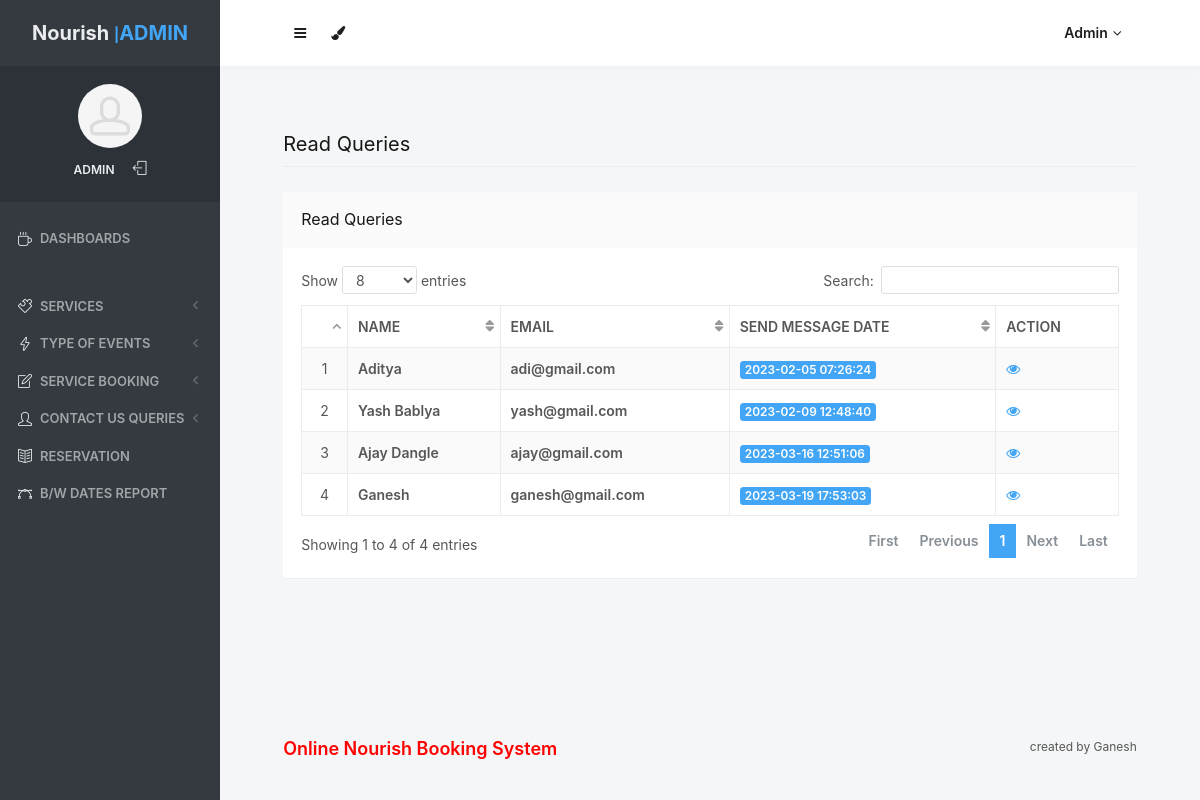
Screenshot of /admin/read-queries.php (signed in) with the database file from the repository.
### tables this page shows
CREATE TABLE `tblcontact` (
  `ID` int(10) NOT NULL,
  `Name` varchar(200) DEFAULT NULL,
  `Email` varchar(200) DEFAULT NULL,
  `Message` mediumtext DEFAULT NULL,
  `EnquiryDate` timestamp NOT NULL DEFAULT current_timestamp(),
  `IsRead` int(5) DEFAULT NULL
);

### admin/read-queries.php (the view, shortened to what this page needs)
<?php
include('includes/dbconnection.php');
if (strlen($_SESSION['odmsaid']==0)) {
  header('location:logout.php');
  } else{
  ?>
<!doctype html>
<html lang="en" class="no-focus">
    <head>
        <link rel="stylesheet" href="assets/js/plugins/datatables/dataTables.bootstrap4.min.css">
        <link rel="stylesheet" id="css-main" href="assets/css/codebase.min.css">
    </head>
    <body>
        <div id="page-container" class="sidebar-o sidebar-inverse side-scroll page-header-fixed main-content-narrow">
           <?php include_once('includes/sidebar.php');?>
          <?php include_once('includes/header.php');?>
            <main id="main-container">
                <div class="content">
                    <h2 class="content-heading">Read Queries</h2>
                    <div class="block">
                        <div class="block-header block-header-default">
                            <h3 class="block-title">Read Queries</h3>
                        </div>
                        <div class="block-content block-content-full">
                            <table class="table table-bordered table-striped table-vcenter js-dataTable-full-pagination">
                                <thead>
                                    <tr>
                                        <th class="text-center"></th>
                                        <th class="d-none d-sm-table-cell">Name</th>
                                        <th class="d-none d-sm-table-cell">Email</th>
                                        <th class="d-none d-sm-table-cell">Send Message Date</th>
                                        <th class="d-none d-sm-table-cell" style="width: 15%;">Action</th>
                                       </tr>
                                </thead>
                                <tbody>
                                    <?php
$sql="SELECT * from tblcontact where IsRead='1'";
$query = $dbh -> prepare($sql);
$query->execute();
$results=$query->fetchAll(PDO::FETCH_OBJ);
$cnt=1;
if($query->rowCount() > 0)
{
foreach($results as $row)
{               ?>
                                    <tr>
                                        <td class="text-center"><?php echo htmlentities($cnt);?></td>
                                        <td class="font-w600"><?php  echo htmlentities($row->Name);?></td>
                                        <td class="font-w600"><?php  echo htmlentities($row->Email);?></td>
                                        <td class="font-w600">
                                            <span class="badge badge-primary"><?php  echo htmlentities($row->EnquiryDate);?></span>
                                        </td>
                                         <td class="d-none d-sm-table-cell"><a href="view-user-queries.php?viewid=<?php echo htmlentities ($row->ID);?>"><i class="fa fa-eye" aria-hidden="true"></i></a></td>
                                    </tr>
                                <?php $cnt=$cnt+1;}} ?>
                                </tbody>
                            </table>
                        </div>
                    </div>
                </div>
            </main>
           <?php include_once('includes/footer.php');?>
        </div>
    </body>
</html>
<?php }  ?>

### admin/includes/sidebar.php (shortened to what this page needs)
     <?php
include('includes/dbconnection.php');
if (strlen($_SESSION['odmsaid']==0)) {
  header('location:logout.php');
  } else{
  ?>
   <nav id="sidebar">
                <div id="sidebar-scroll">
                    <div class="sidebar-content">
                        <div class="content-header content-header-fullrow px-15">
                            <div class="content-header-section text-center align-parent sidebar-mini-hidden">
                                <div class="content-header-item">
                                    <a class="link-effect font-w700" href="dashboard.php">
                                        <span class="font-size-xl text-dual-primary-dark">Nourish </span>|<span class="font-size-xl text-primary">ADMIN</span>
                                    </a>
                                </div>
                            </div>
                        </div>
                        <div class="content-side content-side-full content-side-user px-10 align-parent">
                            <div class="sidebar-mini-hidden-b text-center">
                                <a class="img-link" href="dashboard.php">
                                    <img class="img-avatar" src="assets/img/avatars/avatar15.jpg" alt="">
                                </a>
                                <ul class="list-inline mt-10">
                                    <?php
$aid=$_SESSION['odmsaid'];
$sql="SELECT AdminName from  tbladmin where ID=:aid";
$query = $dbh -> prepare($sql);
$query->bindParam(':aid',$aid,PDO::PARAM_STR);
$query->execute();
$results=$query->fetchAll(PDO::FETCH_OBJ);
$cnt=1;
if($query->rowCount() > 0)
{
foreach($results as $row)
{               ?>
                                    <li class="list-inline-item">
                                        <a class="link-effect text-dual-primary-dark font-size-xs font-w600 text-uppercase" href="admin-profile.php"><?php  echo $row->AdminName;?></a>
                                    </li><?php $cnt=$cnt+1;}} ?>
                                    <li class="list-inline-item">
                                        <a class="link-effect text-dual-primary-dark" href="logout.php">
                                            <i class="si si-logout"></i>
                                        </a>
                                    </li>
                                </ul>
                            </div>
                        </div>
                        <div class="content-side content-side-full">
                            <ul class="nav-main">
                                <li class="open">
                                    <a href="dashboard.php"><i class="si si-cup"></i><span class="sidebar-mini-hide">Dashboards</span></a>
                                </li>
                                <li class="nav-main-heading"><span class="sidebar-mini-visible">UI</span><span class="sidebar-mini-hidden"></span></li>
                                <li>
                                    <a class="nav-submenu" data-toggle="nav-submenu"><i class="si si-puzzle"></i><span class="sidebar-mini-hide"></span>Services</a>
                                </li>
                                <li>
                                    <a class="nav-submenu" data-toggle="nav-submenu" href="#"><i class="si si-energy"></i><span class="sidebar-mini-hide">Type of Events</span></a>
                                </li>
                                <li>
                                    <a class="nav-submenu" data-toggle="nav-submenu" href="#"><i class="si si-note"></i><span class="sidebar-mini-hide">Service Booking</span></a>
                                </li>
                                <li>
                                    <a class="nav-submenu" data-toggle="nav-submenu" href="#"><i class="si si-user"></i><span class="sidebar-mini-hide">Contact Us Queries</span></a>
                                </li>
                                <li>
                                    <a  href="reservation-booking.php"><i class="si si-book-open"></i><span class="sidebar-mini-hide">Reservation</span></a>
                                </li>
                                <li>
                                    <a  href="between-dates-report.php"><i class="si si-vector"></i><span class="sidebar-mini-hide">B/w Dates Report</span></a>
                                </li>
                            </ul>
                        </div>
                    </div>
                </div>
            </nav>
           <?php }  ?>

### admin/includes/header.php (shortened to what this page needs)
   <?php
include('includes/dbconnection.php');
if (strlen($_SESSION['odmsaid']==0)) {
  header('location:logout.php');
  } else{
  ?>
            <header id="page-header">
                <div class="content-header">
                    <div class="content-header-section">
                        <button type="button" class="btn btn-circle btn-dual-secondary" data-toggle="layout" data-action="sidebar_toggle">
                            <i class="fa fa-navicon"></i>
                        </button>
                        <div class="btn-group" role="group">
                            <button type="button" class="btn btn-circle btn-dual-secondary" id="page-header-themes-dropdown" data-toggle="dropdown" aria-haspopup="true" aria-expanded="false">
                                <i class="fa fa-paint-brush"></i>
                            </button>
                        </div>
                    </div>
                    <div class="content-header-section">
                        <div class="btn-group" role="group">
                            <?php
$aid=$_SESSION['odmsaid'];
$sql="SELECT AdminName from  tbladmin where ID=:aid";
$query = $dbh -> prepare($sql);
$query->bindParam(':aid',$aid,PDO::PARAM_STR);
$query->execute();
$results=$query->fetchAll(PDO::FETCH_OBJ);
$cnt=1;
if($query->rowCount() > 0)
{
foreach($results as $row)
{               ?>
                            <button type="button" class="btn btn-rounded btn-dual-secondary" id="page-header-user-dropdown" data-toggle="dropdown" aria-haspopup="true" aria-expanded="false">
                                <?php  echo $row->AdminName;?><i class="fa fa-angle-down ml-5"></i>
                            </button>
                            <?php $cnt=$cnt+1;}} ?>
                        </div>
                    </div>
                </div>
            </header>
            <?php }  ?>

### rows the page displays
tblcontact: Name "Aditya", Email "adi@gmail.com", EnquiryDate "2023-02-05 07:26:24"
tblcontact: Name "Yash Bablya", Email "yash@gmail.com", EnquiryDate "2023-02-09 12:48:40"
tblcontact: Name "Ajay Dangle", Email "ajay@gmail.com", EnquiryDate "2023-03-16 12:51:06"
tblcontact: Name "Ganesh", Email "ganesh@gmail.com", EnquiryDate "2023-03-19 17:53:03"

### other values shown
$row->AdminName "ADMIN"
$row->AdminName "Admin"
